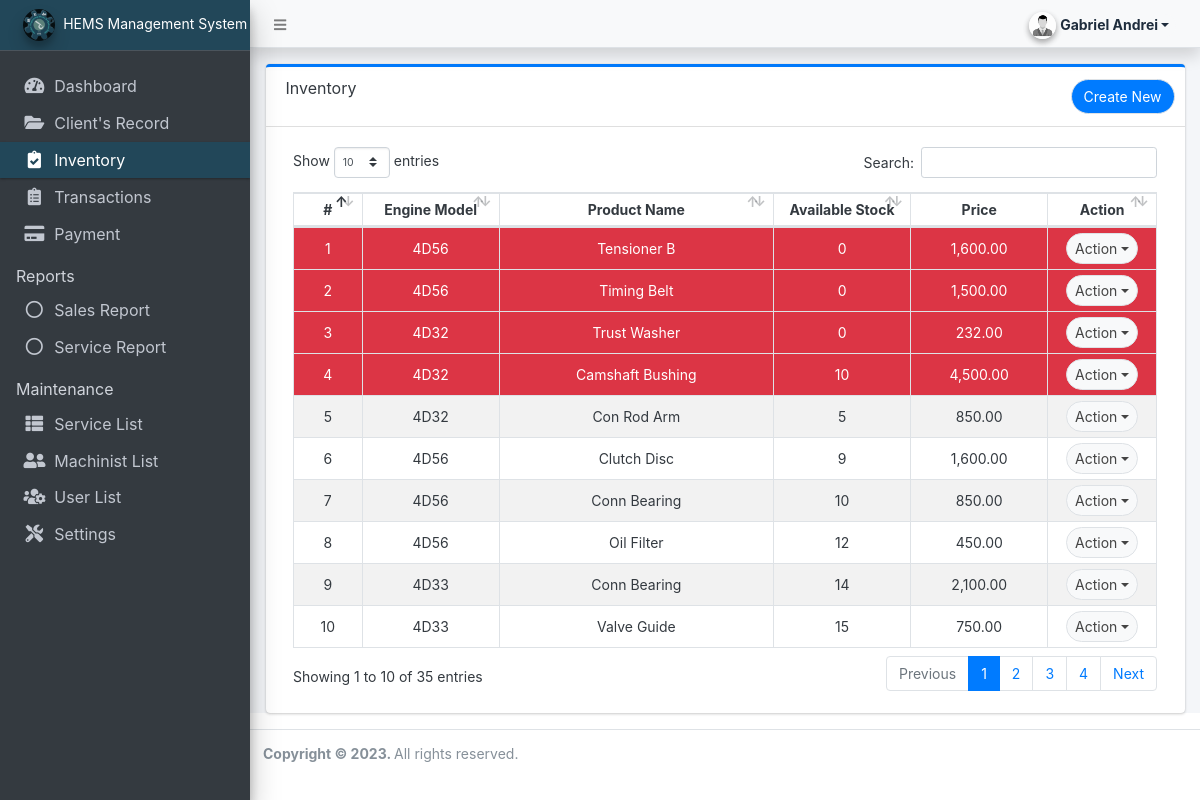
Screenshot of /admin/?page=inventory (signed in) with the database file from the repository.
### tables this page shows
CREATE TABLE IF NOT EXISTS `product_list` (
  `id` int(30) NOT NULL AUTO_INCREMENT,
  `name` text NOT NULL,
  `engine_model` varchar(250) NOT NULL,
  `description` text,
  `price` float(15,2) NOT NULL DEFAULT '0.00',
  `base_price` float(15,2) DEFAULT '0.00',
  `percentage` float(15,2) DEFAULT '0.00',
  `unit` varchar(50) NOT NULL DEFAULT '0.00',
  `lowstock` int(11) NOT NULL DEFAULT '0',
  `status` tinyint(1) NOT NULL DEFAULT '1',
  `delete_flag` tinyint(1) NOT NULL DEFAULT '0',
  `date_created` datetime NOT NULL DEFAULT CURRENT_TIMESTAMP,
  `date_updated` datetime NOT NULL DEFAULT CURRENT_TIMESTAMP ON UPDATE CURRENT_TIMESTAMP,
  PRIMARY KEY (`id`)
);

### classes/DBConnection.php (called while the page is built, shortened)
<?php
class DBConnection{
    private $host = DB_SERVER;
    private $username = DB_USERNAME;
    private $password = DB_PASSWORD;
    private $database = DB_NAME;
    public $conn;
    public function __construct(){
        if (!isset($this->conn)) {
            $this->conn = new mysqli($this->host, $this->username, $this->password, $this->database);
        }
    }
}
?>

### classes/SystemSettings.php (called while the page is built, shortened)
<?php
class SystemSettings extends DBConnection{
	function userdata($field = ''){
		if(!empty($field)){
			if(isset($_SESSION['userdata'][$field]))
				return $_SESSION['userdata'][$field];
			else
				return null;
		}else{
			return false;
		}
	}
	function info($field=''){
		if(!empty($field)){
			if(isset($_SESSION['system_info'][$field]))
				return $_SESSION['system_info'][$field];
			else
				return false;
		}else{
			return false;
		}
	}
}
$_settings = new SystemSettings();
?>

### config.php (called while the page is built, shortened)
<?php
require_once('classes/DBConnection.php');
require_once('classes/SystemSettings.php');
function validate_image($file){
    global $_settings;
	if(!empty($file)){
        $ex = explode("?",$file);
        $file = $ex[0];
        $ts = isset($ex[1]) ? "?".$ex[1] : '';
		if(is_file(base_app.$file)){
			return base_url.$file.$ts;
		}else{
			return base_url.($_settings->info('logo'));
		}
	}else{
		return base_url.($_settings->info('logo'));
	}
}
?>

### admin/inventory/index.php (the view, shortened to what this page needs)
<div class="card card-outline card-primary">
	<div class="card-header">
		<h3 class="card-title">Inventory</h3>
		<div class="card-tools">
			<a href="javascript:void(0)" id="create_new" style="margin:0px" class="btn btn-primary border btn-md rounded-pill"><span class=""></span>  Create New</a>
		</div>
	</div>
	<div class="card-body">
        <div class="container-fluid">
			<table class="table table-hover table-striped table-bordered" id="list">
				<colgroup>
					<col width="5%">
					<col width="10%">
					<col width="20%">
					<col width="10%">
					<col width="10%">
					<col width="5%">
				</colgroup>
				<thead>
					<tr>
						<th class="text-center">#</th>
						<th class="text-center">Engine Model</th>
						<th class="text-center">Product Name</th>
						<th class="text-center">Available Stock</th>
						<th class="text-center">Price</th>
						<th class="text-center">Action</th>
					</tr>
				</thead>
				<tbody>
					<?php
					$i = 1;
						$qry = $conn->query("SELECT p.*, COALESCE(SUM(i.quantity),0) - COALESCE(SUM(d.quantity),0) stocks , COALESCE(SUM(t.qty),0) sold
							from `product_list` p
							LEFT JOIN inventory_list i ON p.id=i.product_id
							LEFT JOIN inventory_damaged d ON d.inventory_id=i.id
							LEFT JOIN transaction_products t ON p.id=t.product_id
							where p.delete_flag = 0
							GROUP BY p.id
							order by IF(COALESCE(SUM(i.quantity),0) - COALESCE(SUM(d.quantity),0) > lowstock,1,0) asc
								, COALESCE(SUM(i.quantity),0) - COALESCE(SUM(d.quantity),0) asc,  p.`name` asc");
						while($row = $qry->fetch_assoc()):
							$phasedout = $row['status'] == 0;
							$available = $row['stocks']-$row['sold'];
							$lowinstock = $available<$row['lowstock'];
							$nostocks =  $available == 0;
					?>
						<tr class="<?= (!$phasedout && ($lowinstock || $nostocks))? 'bg-red':'' ?>" >
							<td class="text-center"><?php echo $i++; ?></td>
							<td class="text-center"><?php echo $row['engine_model'] ?></td>
							<td class="text-center"><?php echo $row['name'] ?></td>
							<td class="text-center"><?php echo $available ?></td>
							<td class="text-center"><?php echo number_format($row['price'],2) ?></td>
							<td align="center">
								 <button type="button" class="btn btn-default border btn-md rounded-pill btn-sm dropdown-toggle dropdown-icon" data-toggle="dropdown">
				                  		Action
				                  </button>
							</td>
						</tr>
					<?php endwhile; ?>
				</tbody>
			</table>
		</div>
	</div>
</div>

### admin/index.php (shortened to what this page needs)
<?php require_once('../config.php'); ?>
 <!DOCTYPE html>
<html lang="en" class="" style="height: auto;">
<?php require_once('inc/header.php') ?>
  <body class="sidebar-mini layout-fixed control-sidebar-slide-open layout-navbar-fixed sidebar-mini-md sidebar-mini-xs text-sm" data-new-gr-c-s-check-loaded="14.991.0" data-gr-ext-installed="" style="height: auto;">
    <div class="wrapper">
     <?php require_once('inc/topBarNav.php') ?>
     <?php require_once('inc/navigation.php') ?>
     <?php $page = isset($_GET['page']) ? $_GET['page'] : 'home';  ?>
      <div class="content-wrapper pt-3" style="min-height: 567.854px;">
        <section class="content  text-dark">
          <div class="container-fluid">
            <?php
              if(!file_exists($page.".php") && !is_dir($page)){
                  include '404.html';
              }else{
                if(is_dir($page))
                  include $page.'/index.php';
                else
                  include $page.'.php';
              }
            ?>
          </div>
        </section>
      </div>
      <?php require_once('inc/footer.php') ?>
  </body>
</html>

### admin/inc/header.php (shortened to what this page needs)
<head>
    <link rel="stylesheet" href="<?php echo base_url ?>plugins/fontawesome-free/css/all.min.css">
    <link rel="stylesheet" href="<?php echo base_url ?>plugins/tempusdominus-bootstrap-4/css/tempusdominus-bootstrap-4.min.css">
  <link rel="stylesheet" href="<?php echo base_url ?>plugins/datatables-bs4/css/dataTables.bootstrap4.min.css">
  <link rel="stylesheet" href="<?php echo base_url ?>plugins/datatables-responsive/css/responsive.bootstrap4.min.css">
  <link rel="stylesheet" href="<?php echo base_url ?>plugins/datatables-buttons/css/buttons.bootstrap4.min.css">
  <link rel="stylesheet" href="<?php echo base_url ?>plugins/select2/css/select2.min.css">
  <link rel="stylesheet" href="<?php echo base_url ?>plugins/select2-bootstrap4-theme/select2-bootstrap4.min.css">
    <link rel="stylesheet" href="<?php echo base_url ?>plugins/icheck-bootstrap/icheck-bootstrap.min.css">
    <link rel="stylesheet" href="<?php echo base_url ?>plugins/jqvmap/jqvmap.min.css">
    <link rel="stylesheet" href="<?php echo base_url ?>dist/css/adminlte.css">
    <link rel="stylesheet" href="<?php echo base_url ?>dist/css/custom.css">
    <link rel="stylesheet" href="<?php echo base_url ?>plugins/overlayScrollbars/css/OverlayScrollbars.min.css">
    <link rel="stylesheet" href="<?php echo base_url ?>plugins/daterangepicker/daterangepicker.css">
    <link rel="stylesheet" href="<?php echo base_url ?>plugins/summernote/summernote-bs4.min.css">
  <link rel="stylesheet" href="<?php echo base_url ?>plugins/sweetalert2-theme-bootstrap-4/bootstrap-4.min.css">
  </head>

### admin/inc/topBarNav.php (shortened to what this page needs)
<nav class="main-header navbar navbar-expand navbar-light shadow text-sm">
  <ul class="navbar-nav">
    <li class="nav-item">
    <a class="nav-link" data-widget="pushmenu" href="#" role="button"><i class="fas fa-bars"></i></a>
    </li>
  </ul>
  <ul class="navbar-nav ml-auto">
    <li class="nav-item">
      <div class="btn-group nav-link">
            <button type="button" class="btn btn-rounded badge badge-light dropdown-toggle dropdown-icon" data-toggle="dropdown">
              <span><img src="<?php echo validate_image($_settings->userdata('avatar')) ?>" class="img-circle elevation-2 user-img" alt="User Image"></span>
              <span class="ml-3"><?php echo ucwords($_settings->userdata('firstname').' '.$_settings->userdata('lastname')) ?></span>
            </button>
        </div>
    </li>
  </ul>
</nav>

### admin/inc/navigation.php (shortened to what this page needs)
<aside class="main-sidebar sidebar-dark-primary elevation-4 sidebar-no-expand">
  <a href="<?php echo base_url ?>admin" class="brand-link bg-blue text-sm">
  <img src="<?php echo validate_image($_settings->info('logo'))?>" alt="Store Logo" class="brand-image img-circle elevation-3" style="opacity: .8;width: 2rem;height: 2rem;max-height: unset">
  <span class="brand-text font-weight-dark"><?php echo $_settings->info('short_name') ?></span>
  </a>
  <div class="sidebar os-host os-theme-light os-host-overflow os-host-overflow-y os-host-resize-disabled os-host-transition os-host-scrollbar-horizontal-hidden">
    <div class="os-content-glue" style="margin: 0px -8px; width: 249px; height: 646px;"></div>
    <div class="os-padding">
      <div class="os-viewport os-viewport-native-scrollbars-invisible" style="overflow-y: scroll;">
        <div class="os-content" style="padding: 0px 8px; height: 100%; width: 100%;">
          <nav class="mt-4">
             <ul class="nav nav-pills nav-sidebar flex-column text-sm nav-compact nav-flat nav-child-indent nav-collapse-hide-child" data-widget="treeview" role="menu" data-accordion="false">
              <li class="nav-item dropdown">
                <a href="./" class="nav-link nav-home">
                  <i class="nav-icon fas fa-tachometer-alt"></i>
                  <p style="font-size: 16px">
                    Dashboard
                  </p>
                </a>
              </li>
              <li class="nav-item dropdown">
                <a href="<?php echo base_url ?>admin/?page=clients_record" class="nav-link nav-clients_record">
                  <i class="nav-icon fas fa-folder-open"></i>
                  <p style="font-size: 16px">
                    Client's Record
                  </p>
                </a>
              </li>
              <li class="nav-item dropdown">
                <a href="<?php echo base_url ?>admin/?page=inventory" class="nav-link nav-inventory nav-inventory_view_details">
                  <i class="nav-icon fas fa-clipboard-check"></i>
                  <p style="font-size: 16px">
                    Inventory
                  </p>
                </a>
              </li>
              <li class="nav-item dropdown">
                <a href="<?php echo base_url ?>admin/?page=transactions" class="nav-link nav-transactions nav-transactions_manage_transaction nav-transactions_view_details">
                  <i class="nav-icon fas fa-clipboard-list"></i>
                  <p style="font-size: 16px">
                    Transactions
                  </p>
                </a>
              </li>
              <li class="nav-item dropdown">
                <a href="<?php echo base_url ?>admin/?page=payment" class="nav-link nav-payment">
                  <i class="nav-icon fas fa-credit-card"></i>
                  <p style="font-size: 16px">
                    Payment
                  </p>
                </a>
              </li>
              <li class="nav-header" style="font-size: 16px">Reports</li>
              <li class="nav-item dropdown">
                <a href="<?php echo base_url ?>admin/?page=reports/daily_sales_report&filtertype=daily" class="nav-link nav-reports_daily_sales_report">
                  <i class="nav-icon far fa-circle"></i>
                  <p style="font-size: 16px">
                    Sales Report
                  </p>
                </a>
              </li>
              <li class="nav-item dropdown">
                <a href="<?php echo base_url ?>admin/?page=reports/daily_service_report&filtertype=daily" class="nav-link nav-reports_daily_service_report">
                  <i class="nav-icon far fa-circle"></i>
                  <p style="font-size: 16px">
                    Service Report
                  </p>
                </a>
              </li>
              <?php if($_settings->userdata('type') == 1): ?>
              <li class="nav-header" style="font-size: 16px">Maintenance</li>
              <li class="nav-item dropdown">
                <a href="<?php echo base_url ?>admin/?page=services" class="nav-link nav-services">
                  <i class="nav-icon fas fa-th-list"></i>
                  <p style="font-size: 16px">
                    Service List
                  </p>
                </a>
              </li>
              <li class="nav-item dropdown">
                <a href="<?php echo base_url ?>admin/?page=mechanics" class="nav-link nav-mechanics">
                  <i class="nav-icon fas fa-user-friends"></i>
                  <p style="font-size: 16px">
                    Machinist List
                  </p>
                </a>
              </li>
              <li class="nav-item dropdown">
                <a href="<?php echo base_url ?>admin/?page=user" class="nav-link nav-user nav-user_manage_user">
                  <i class="nav-icon fas fa-users-cog"></i>
                  <p style="font-size: 16px">
                    User List
                  </p>
                </a>
              </li>
              <li class="nav-item dropdown">
                <a href="<?php echo base_url ?>admin/?page=system_info" class="nav-link nav-system_info">
                  <i class="nav-icon fas fa-tools"></i>
                  <p style="font-size: 16px">
                    Settings
                  </p>
                </a>
              </li>
              <?php endif; ?>
            </ul>
          </nav>
        </div>
      </div>
    </div>
  </div>
</aside>

### admin/inc/footer.php (shortened to what this page needs)
<footer class="main-footer text-sm">
        <strong>Copyright © <?php echo date('Y') ?>.
        </strong>
        All rights reserved.
      </footer>
    </div>

### admin/inc/topBarNav.php (style rules this page uses)
.user-img { position: absolute; height: 27px; width: 27px; object-fit: cover; left: -7%; top: -12%; }
.btn-rounded { border-radius: 50px; }

### rows the page displays
product_list: engine_model "4D56", name "Tensioner B", available "0", price "1,600.00"
product_list: engine_model "4D56", name "Timing Belt", available "0", price "1,500.00"
product_list: engine_model "4D32", name "Trust Washer", available "0", price "232.00"
product_list: engine_model "4D32", name "Camshaft Bushing", available "10", price "4,500.00"
product_list: engine_model "4D32", name "Con Rod Arm", available "5", price "850.00"
product_list: engine_model "4D56", name "Clutch Disc", available "9", price "1,600.00"
product_list: engine_model "4D56", name "Conn Bearing", available "10", price "850.00"
product_list: engine_model "4D56", name "Oil Filter", available "12", price "450.00"
product_list: engine_model "4D33", name "Conn Bearing", available "14", price "2,100.00"
product_list: engine_model "4D33", name "Valve Guide", available "15", price "750.00"

### other values shown
$_settings->userdata('firstname').' '.$_settings->userdata('lastname') "Gabriel Andrei"
$_settings->info('short_name') "HEMS Management System"
